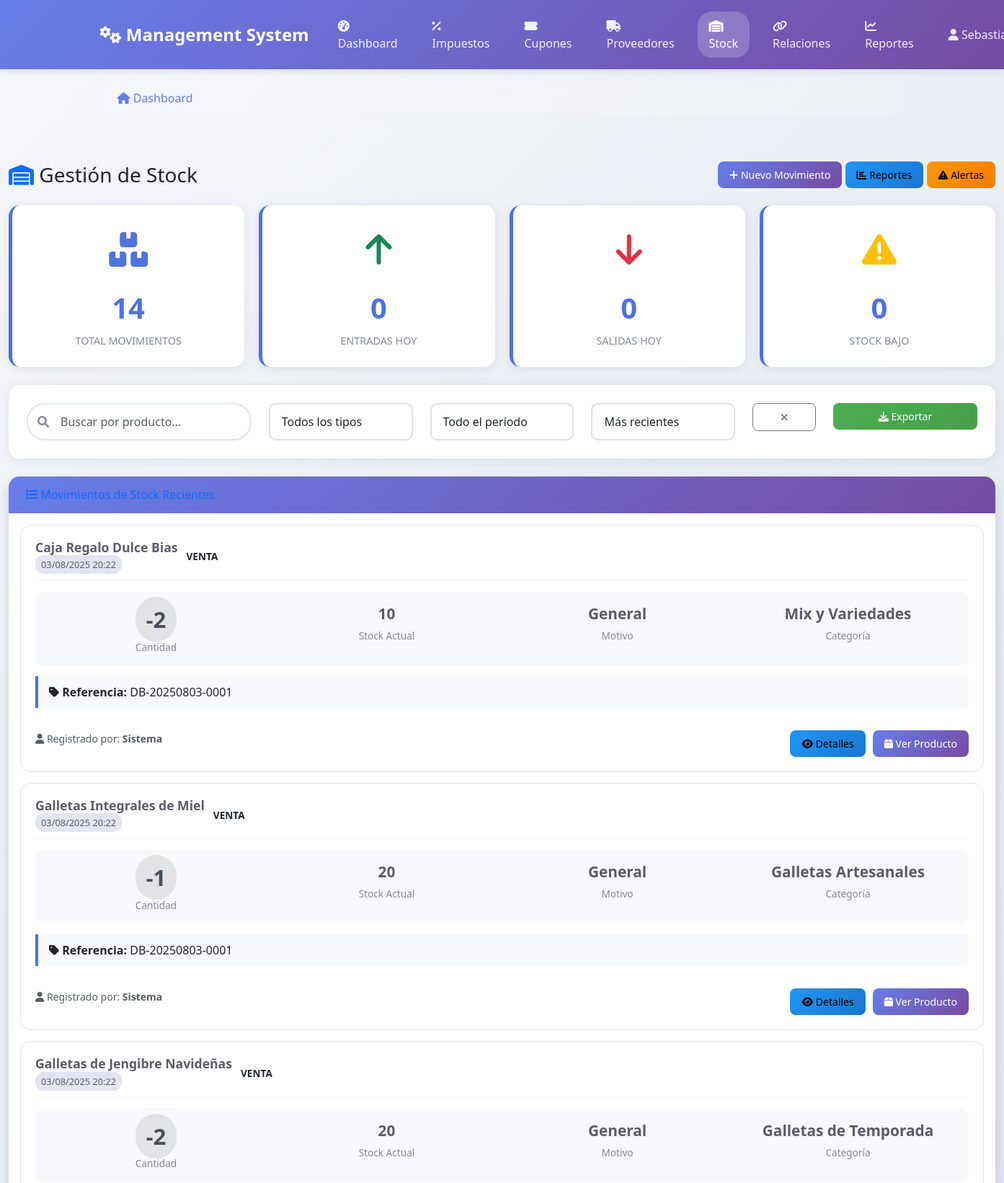
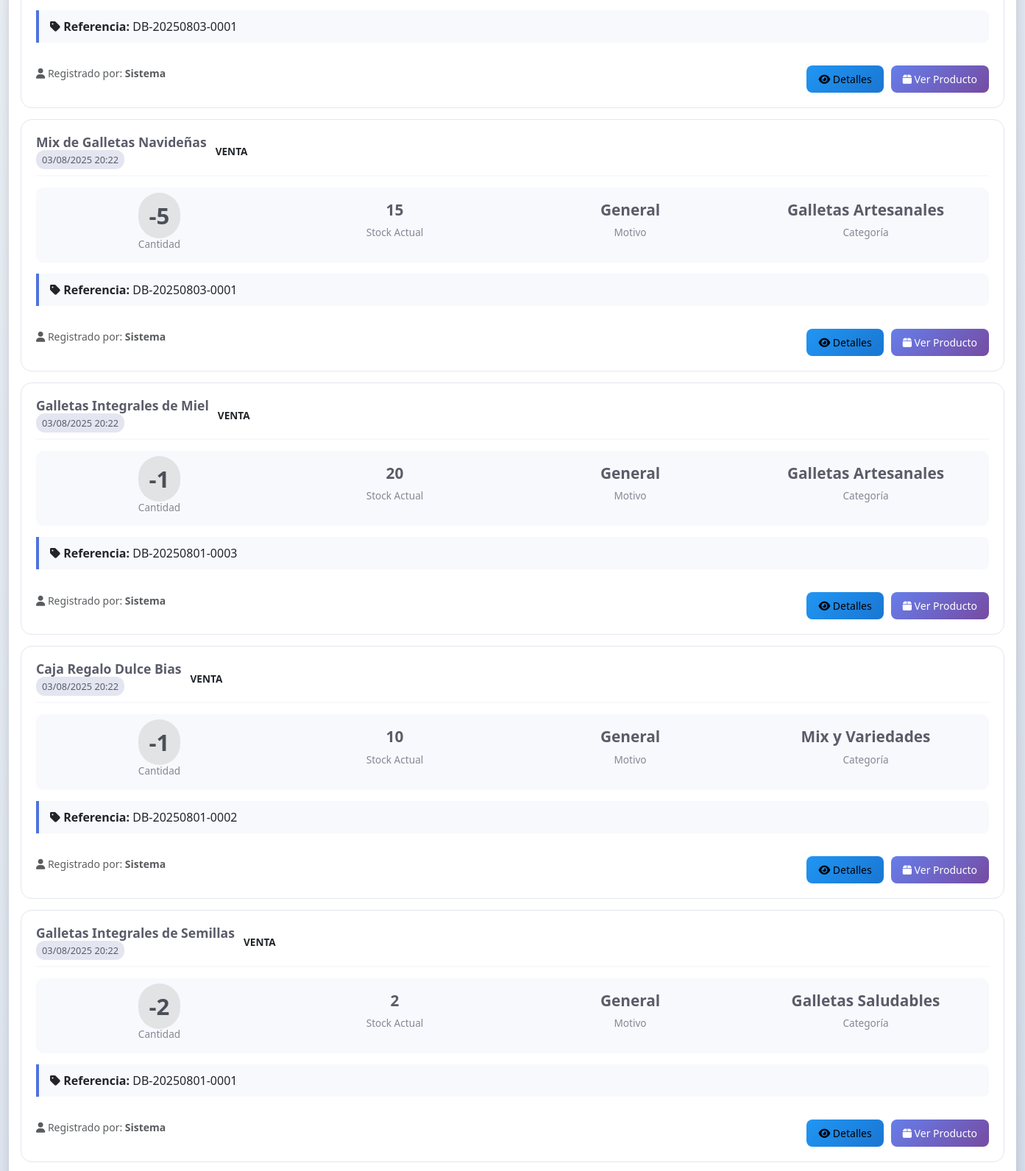
/management/stock/ (signed in, upper part), run on the app's committed database (2 pictures, top to bottom).
### shop/models.py (models this page shows, shortened)
class ProductStock(models.Model):
    MOVEMENT_TYPE_CHOICES = [
        ('entry', 'Entrada'),
        ('exit', 'Salida'),
        ('adjustment', 'Ajuste'),
        ('sale', 'Venta'),
        ('return', 'Devolución'),
        ('damage', 'Producto Dañado'),
        ('expired', 'Producto Vencido'),
    ]
    product = models.ForeignKey(Product, on_delete=models.CASCADE, related_name='stock_movements')
    movement_type = models.CharField(max_length=20, choices=MOVEMENT_TYPE_CHOICES)
    quantity = models.IntegerField(help_text="Cantidad (positiva para entradas, negativa para salidas)")
    previous_stock = models.PositiveIntegerField()
    new_stock = models.PositiveIntegerField()
    reason = models.CharField(max_length=200, help_text="Motivo del movimiento")
    reference = models.CharField(max_length=100, blank=True, help_text="Referencia (ej: # de orden)")
    user = models.ForeignKey(User, on_delete=models.SET_NULL, null=True)
    created_at = models.DateTimeField(auto_now_add=True)
    class Meta:
        verbose_name = "Movimiento de Stock"
        verbose_name_plural = "Movimientos de Stock"
        ordering = ['-created_at']

class Product(models.Model):
    CATEGORY_CHOICES = [
        ('bestseller', 'Más Vendidas'),
        ('premium', 'Premium'),
        ('healthy', 'Saludables'),
        ('classic', 'Clásicas'),
    ]
    name = models.CharField(max_length=200)
    slug = models.SlugField(max_length=200, unique=True)
    category = models.ForeignKey(Category, on_delete=models.CASCADE, related_name='products')
    product_type = models.CharField(max_length=20, choices=CATEGORY_CHOICES, default='classic')
    description = models.TextField()
    ingredients = models.TextField(help_text="Lista de ingredientes separados por comas")
    price = models.DecimalField(max_digits=10, decimal_places=0)  # Precios en CLP sin decimales
    discount_percentage = models.DecimalField(max_digits=5, decimal_places=2, default=0, help_text="Porcentaje de descuento (0-100)")
    discount_price = models.DecimalField(max_digits=10, decimal_places=0, null=True, blank=True, help_text="Precio con descuento manual")
    is_on_sale = models.BooleanField(default=False, help_text="¿Está en oferta?")
    image = models.ImageField(upload_to='products/')
    stock = models.PositiveIntegerField(default=0)
    min_stock_alert = models.PositiveIntegerField(default=5, help_text="Alerta cuando el stock sea menor a este valor")
    available = models.BooleanField(default=True)
    featured = models.BooleanField(default=False)
    weight = models.PositiveIntegerField(help_text="Peso en gramos", default=100)
    nutrition_facts = models.TextField(blank=True, help_text="Información nutricional")
    tax_configuration = models.ForeignKey(
        TaxConfiguration,
        on_delete=models.SET_NULL,
        null=True,
        blank=True,
        help_text="Configuración de impuesto aplicable"
    )
    is_tax_exempt = models.BooleanField(default=False, help_text="¿Exento de impuestos?")
    created_at = models.DateTimeField(auto_now_add=True)
    updated_at = models.DateTimeField(auto_now=True)
    class Meta:
        ordering = ['-created_at']
        indexes = [
            models.Index(fields=['slug']),
            models.Index(fields=['available']),
            models.Index(fields=['featured']),
        ]

class Category(models.Model):
    name = models.CharField(max_length=100, unique=True)
    slug = models.SlugField(max_length=100, unique=True)
    description = models.TextField(blank=True)
    image = models.ImageField(upload_to='categories/', blank=True, null=True)
    created_at = models.DateTimeField(auto_now_add=True)
    class Meta:
        verbose_name_plural = 'Categories'
        ordering = ['name']

### management/views.py (the view)
# urls.py: path('stock/', views.StockManagementView.as_view(), name='stock_management'),
class StockManagementView(SuperuserRequiredMixin, ListView):
    model = ProductStock
    template_name = 'management/stock/list.html'
    context_object_name = 'stock_movements'
    paginate_by = 50
    def get_queryset(self):
        return ProductStock.objects.select_related('product').order_by('-created_at')

### management/templates/management/stock/list.html (shortened to what this page needs)
{% extends "management/base.html" %}
{% load static %}
{% block content %}
<div class="container-fluid">
    <div class="d-sm-flex align-items-center justify-content-between mb-4">
        <h1 class="h3 mb-0 text-gray-800">
            <i class="fas fa-warehouse text-primary"></i>
            Gestión de Stock
        </h1>
        <div>
            <a href="{% url 'management:stock_movement_create' %}" class="btn btn-primary btn-custom mr-2">
                <i class="fas fa-plus"></i> Nuevo Movimiento
            </a>
            <a href="{% url 'management:stock_report' %}" class="btn btn-info btn-custom mr-2">
                <i class="fas fa-chart-bar"></i> Reportes
            </a>
            <a href="{% url 'management:stock_alerts' %}" class="btn btn-warning btn-custom">
                <i class="fas fa-exclamation-triangle"></i> Alertas
            </a>
        </div>
    </div>
    <div class="stats-grid">
        <div class="stat-card">
            <div class="stat-icon">
                <i class="fas fa-boxes"></i>
            </div>
            <div class="stat-value">{{ stock_movements|length }}</div>
            <div class="stat-label">Total Movimientos</div>
        </div>
        <div class="stat-card">
            <div class="stat-icon">
                <i class="fas fa-arrow-up text-success"></i>
            </div>
            <div class="stat-value">0</div>
            <div class="stat-label">Entradas Hoy</div>
        </div>
        <div class="stat-card">
            <div class="stat-icon">
                <i class="fas fa-arrow-down text-danger"></i>
            </div>
            <div class="stat-value">0</div>
            <div class="stat-label">Salidas Hoy</div>
        </div>
        <div class="stat-card">
            <div class="stat-icon">
                <i class="fas fa-exclamation-triangle text-warning"></i>
            </div>
            <div class="stat-value">0</div>
            <div class="stat-label">Stock Bajo</div>
        </div>
    </div>
    <div class="filter-container">
        <div class="row">
            <div class="col-md-3">
                <div class="search-box">
                    <i class="fas fa-search"></i>
                    <input type="text" id="search-movements" class="form-control"
                           placeholder="Buscar por producto...">
                </div>
            </div>
            <div class="col-md-2">
                <select id="filter-type" class="form-control">
                    <option value="">Todos los tipos</option>
                </select>
            </div>
            <div class="col-md-2">
                <select id="filter-period" class="form-control">
                    <option value="">Todo el período</option>
                </select>
            </div>
            <div class="col-md-2">
                <select id="sort-movements" class="form-control">
                    <option value="recent">Más recientes</option>
                </select>
            </div>
            <div class="col-md-1">
                <button type="button" class="btn btn-outline-secondary btn-custom w-100" onclick="clearFilters()">
                    <i class="fas fa-times"></i>
                </button>
            </div>
            <div class="col-md-2">
                <button type="button" class="btn btn-success btn-custom w-100" onclick="exportMovements()">
                    <i class="fas fa-download"></i> Exportar
                </button>
            </div>
        </div>
    </div>
    <div class="card shadow mb-4">
        <div class="card-header py-3">
            <h6 class="m-0 font-weight-bold text-primary">
                <i class="fas fa-list"></i> Movimientos de Stock Recientes
            </h6>
        </div>
        <div class="card-body">
            {% if stock_movements %}
                <div id="movements-container">
                    {% for movement in stock_movements %}
                    <div class="movement-card movement-item"
                         data-type="{{ movement.movement_type }}"
                         data-product="{{ movement.product.name|lower }}"
                         data-date="{{ movement.created_at|date:'Y-m-d' }}">
                        <div class="movement-header">
                            <div>
                                <h6 class="product-name">{{ movement.product.name }}</h6>
                                <span class="date-badge">{{ movement.created_at|date:"d/m/Y H:i" }}</span>
                            </div>
                            <div class="text-right">
                                <span class="movement-type type-{{ movement.movement_type }}">
                                    {{ movement.get_movement_type_display }}
                                </span>
                            </div>
                        </div>
                        <div class="movement-details">
                            <div class="detail-item">
                                <div class="detail-value">
                                    <span class="quantity-badge {% if movement.movement_type == 'entrada' %}quantity-positive{% elif movement.movement_type == 'salida' %}quantity-negative{% else %}quantity-neutral{% endif %}">
                                        {% if movement.movement_type == 'entrada' %}+{% elif movement.movement_type == 'salida' %}-{% endif %}{{ movement.quantity }}
                                    </span>
                                </div>
                                <div class="detail-label">Cantidad</div>
                            </div>
                            <div class="detail-item">
                                <div class="detail-value">{{ movement.product.stock }}</div>
                                <div class="detail-label">Stock Actual</div>
                            </div>
                            <div class="detail-item">
                                <div class="detail-value">{{ movement.get_reason_display|default:"General" }}</div>
                                <div class="detail-label">Motivo</div>
                            </div>
                            <div class="detail-item">
                                <div class="detail-value">
                                    {% if movement.product.category %}
                                        {{ movement.product.category.name }}
                                    {% else %}
                                        Sin categoría
                                    {% endif %}
                                </div>
                                <div class="detail-label">Categoría</div>
                            </div>
                        </div>
                        {% if movement.reference %}
                        <div class="reference-info">
                            <strong><i class="fas fa-tag"></i> Referencia:</strong> {{ movement.reference }}
                        </div>
                        {% endif %}
                        <div class="d-flex justify-content-between align-items-center mt-3">
                            <small class="text-muted">
                                <i class="fas fa-user"></i>
                                Registrado por: <strong>{{ movement.created_by|default:"Sistema" }}</strong>
                            </small>
                            <div class="action-buttons">
                                <button class="btn btn-info btn-custom btn-sm" onclick="viewMovementDetails({{ movement.id }})">
                                    <i class="fas fa-eye"></i> Detalles
                                </button>
                                <a href="#" class="btn btn-primary btn-custom btn-sm">
                                    <i class="fas fa-box"></i> Ver Producto
                                </a>
                            </div>
                        </div>
                    </div>
                    {% endfor %}
                </div>
            {% endif %}
        </div>
    </div>
</div>
{% endblock %}

### management/templates/management/base.html (shortened to what this page needs)
<!DOCTYPE html>
{% load static %}
<html lang="es">
<head>
    <link href="https://cdn.jsdelivr.net/npm/bootstrap@5.3.0/dist/css/bootstrap.min.css" rel="stylesheet">
    <link href="https://cdnjs.cloudflare.com/ajax/libs/font-awesome/6.0.0/css/all.min.css" rel="stylesheet">
    <link href="https://cdn.jsdelivr.net/npm/sweetalert2@11/dist/sweetalert2.min.css" rel="stylesheet">
</head>
<body>
    <nav class="navbar navbar-expand-lg">
        <div class="container">
            <a class="navbar-brand" href="{% url 'management:dashboard' %}">
                <i class="fas fa-cogs"></i>
                Management System
            </a>
            <div class="collapse navbar-collapse" id="navbarNav">
                <ul class="navbar-nav me-auto">
                    <li class="nav-item">
                        <a class="nav-link {% if request.resolver_match.url_name == 'dashboard' %}active{% endif %}"
                           href="{% url 'management:dashboard' %}">
                            <i class="fas fa-tachometer-alt"></i> Dashboard
                        </a>
                    </li>
                    <li class="nav-item">
                        <a class="nav-link {% if 'tax' in request.resolver_match.url_name %}active{% endif %}"
                           href="{% url 'management:tax_management' %}">
                            <i class="fas fa-percentage"></i> Impuestos
                        </a>
                    </li>
                    <li class="nav-item">
                        <a class="nav-link {% if 'coupon' in request.resolver_match.url_name %}active{% endif %}"
                           href="{% url 'management:coupon_management' %}">
                            <i class="fas fa-ticket-alt"></i> Cupones
                        </a>
                    </li>
                    <li class="nav-item">
                        <a class="nav-link {% if 'supplier' in request.resolver_match.url_name %}active{% endif %}"
                           href="{% url 'management:supplier_management' %}">
                            <i class="fas fa-truck"></i> Proveedores
                        </a>
                    </li>
                    <li class="nav-item">
                        <a class="nav-link {% if 'stock' in request.resolver_match.url_name %}active{% endif %}"
                           href="{% url 'management:stock_management' %}">
                            <i class="fas fa-warehouse"></i> Stock
                        </a>
                    </li>
                    <li class="nav-item">
                        <a class="nav-link {% if 'relations' in request.resolver_match.url_name %}active{% endif %}"
                           href="{% url 'management:relations_management' %}">
                            <i class="fas fa-link"></i> Relaciones
                        </a>
                    </li>
                    <li class="nav-item">
                        <a class="nav-link {% if 'reports' in request.resolver_match.url_name %}active{% endif %}"
                           href="{% url 'management:reports' %}">
                            <i class="fas fa-chart-line"></i> Reportes
                        </a>
                    </li>
                </ul>
                <ul class="navbar-nav">
                    <li class="nav-item dropdown">
                        <a class="nav-link dropdown-toggle" href="#" id="navbarDropdown" role="button"
                           data-bs-toggle="dropdown">
                            <i class="fas fa-user"></i> {{ user.get_full_name|default:user.username }}
                        </a>
                    </li>
                </ul>
            </div>
        </div>
    </nav>
    {% block breadcrumb %}
    <div class="container mt-3">
        <nav aria-label="breadcrumb">
            <ol class="breadcrumb">
                <li class="breadcrumb-item">
                    <a href="{% url 'management:dashboard' %}">
                        <i class="fas fa-home"></i> Dashboard
                    </a>
                </li>
            </ol>
        </nav>
    </div>
    {% endblock %}
    <main class="main-content">
        <div class="fade-in-up">
            {% block content %}{% endblock %}
        </div>
    </main>
</body>
</html>

### data on the page
ProductStock: product.name "Caja Regalo Dulce Bias", created_at "03/08/2025 20:22", movement_type "VENTA", quantity "-2", product.stock "10", reason "General", product.category.name "Mix y Variedades", reference "DB-20250803-0001", created_by "Sistema"
ProductStock: product.name "Galletas Integrales de Miel", created_at "03/08/2025 20:22", movement_type "VENTA", quantity "-1", product.stock "20", reason "General", product.category.name "Galletas Artesanales", reference "DB-20250803-0001", created_by "Sistema"
ProductStock: product.name "Galletas de Jengibre Navideñas", created_at "03/08/2025 20:22", movement_type "VENTA", quantity "-2", product.stock "20", reason "General", product.category.name "Galletas de Temporada", reference "DB-20250803-0001", created_by "Sistema"
ProductStock: product.name "Mix de Galletas Navideñas", created_at "03/08/2025 20:22", movement_type "VENTA", quantity "-5", product.stock "15", reason "General", product.category.name "Galletas Artesanales", reference "DB-20250803-0001", created_by "Sistema"
ProductStock: product.name "Galletas Integrales de Miel", created_at "03/08/2025 20:22", movement_type "VENTA", quantity "-1", product.stock "20", reason "General", product.category.name "Galletas Artesanales", reference "DB-20250801-0003", created_by "Sistema"
ProductStock: product.name "Caja Regalo Dulce Bias", created_at "03/08/2025 20:22", movement_type "VENTA", quantity "-1", product.stock "10", reason "General", product.category.name "Mix y Variedades", reference "DB-20250801-0002", created_by "Sistema"
ProductStock: product.name "Galletas Integrales de Semillas", created_at "03/08/2025 20:22", movement_type "VENTA", quantity "-2", product.stock "2", reason "General", product.category.name "Galletas Saludables", reference "DB-20250801-0001", created_by "Sistema"

### other printed values
{{ stock_movements|length }} "14"
